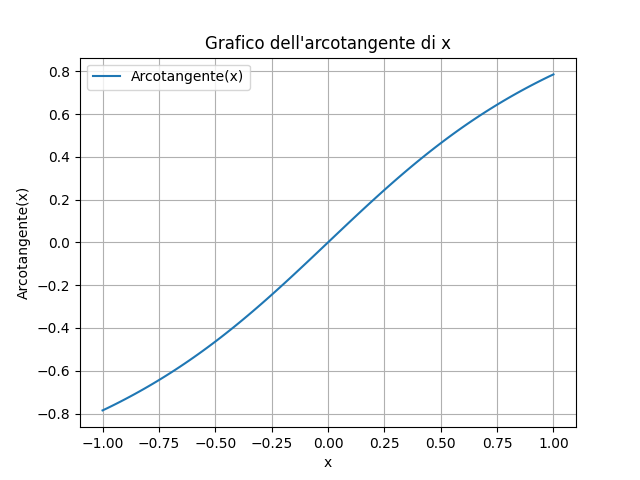

Python code for this plot:
import matplotlib.pyplot as plt
import numpy as np

def arctan(x, num_terms=1000):
    result = 0.0

    for n in range(num_terms):
        coefficient = (-1) ** n
        numerator = x ** (2 * n + 1)
        denominator = 2 * n + 1
        term = coefficient * (numerator / denominator)
        result += term

    return result

def plot_arctan(start_x, end_x, num_points):
    x_values = np.linspace(start_x, end_x, num_points)
    arc_tan_values = [arctan(x) for x in x_values]

    plt.plot(x_values, arc_tan_values, label="Arcotangente(x)")
    plt.xlabel("x")
    plt.ylabel("Arcotangente(x)")
    plt.title("Grafico dell'arcotangente di x")
    plt.legend()
    plt.grid(True)
    plt.show()

if __name__ == "__main__":
    start_x = -1.0
    end_x = 1.0
    num_points = 100

    plot_arctan(start_x, end_x, num_points)
